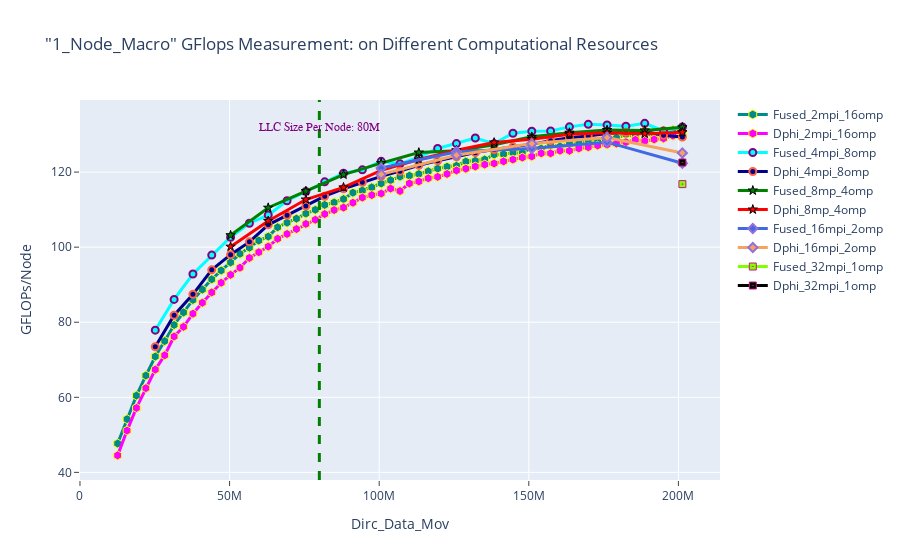

Notebook cell for this chart:
### Markdown cell above
### 1-Node FLOPs Measuement

### Code cell
fig = go.Figure() 

fig.add_trace(go.Scatter(x=(dfn1macro_2mpi_16omp.Dirc_Data_Mov*(dfn1macro_2mpi_16omp.MPI_size)), 
                         y=(dfn1macro_2mpi_16omp.Fused_GFLOPS*(dfn1macro_2mpi_16omp.MPI_size)), 
                         mode='lines+markers', 
                         name='Fused_2mpi_16omp',
                         line=dict(color='darkcyan',width=3),
                         marker=dict(symbol='hexagon',size=9, line=dict(color='yellow',width=1))))
fig.add_trace(go.Scatter(x=(dfn1macro_2mpi_16omp.Dirc_Data_Mov*(dfn1macro_2mpi_16omp.MPI_size)), 
                         y=(dfn1macro_2mpi_16omp.Dphi_GFLOPS*(dfn1macro_2mpi_16omp.MPI_size)), 
                         mode='lines+markers', 
                         name='Dphi_2mpi_16omp',
                         line=dict(color='magenta',width=3),
                         marker=dict(symbol='hexagon',size=9, line=dict(color='yellow',width=1))))


fig.add_trace(go.Scatter(x=(dfn1macro_4mpi_8omp.Dirc_Data_Mov*(dfn1macro_4mpi_8omp.MPI_size)), 
                        y=(dfn1macro_4mpi_8omp.Fused_GFLOPS*(dfn1macro_4mpi_8omp.MPI_size)), 
                         mode='lines+markers', 
                         name='Fused_4mpi_8omp',
                         line=dict(color='cyan',width=3),
                         marker=dict(symbol='circle',size=7,line=dict(color='Purple',width=2))))
fig.add_trace(go.Scatter(x=(dfn1macro_4mpi_8omp.Dirc_Data_Mov*(dfn1macro_4mpi_8omp.MPI_size)), 
                         y=(dfn1macro_4mpi_8omp.Dphi_GFLOPS*(dfn1macro_4mpi_8omp.MPI_size)), 
                         mode='lines+markers', 
                         name='Dphi_4mpi_8omp',
                         line=dict(color='darkblue',width=3),
                         marker=dict(symbol='circle',size=7, line=dict(color='tomato',width=2))))


fig.add_trace(go.Scatter(x=(dfn1macro_8mpi_4omp.Dirc_Data_Mov*(dfn1macro_8mpi_4omp.MPI_size)), 
                         y=(dfn1macro_8mpi_4omp.Fused_GFLOPS*(dfn1macro_8mpi_4omp.MPI_size)),
                         mode='lines+markers', 
                         name='Fused_8mp_4omp',
                         line=dict(color='green',width=3),
                         marker=dict(symbol='star',size=7, line=dict(color='black',width=1))))
fig.add_trace(go.Scatter(x=(dfn1macro_8mpi_4omp.Dirc_Data_Mov*(dfn1macro_8mpi_4omp.MPI_size)), 
                         y=(dfn1macro_8mpi_4omp.Dphi_GFLOPS*(dfn1macro_8mpi_4omp.MPI_size)), 
                         mode='lines+markers', 
                         name='Dphi_8mp_4omp',
                         line=dict(color='red',width=3),
                         marker=dict(symbol='star',size=7, line=dict(color='black',width=1))))


fig.add_trace(go.Scatter(x=(dfn1macro_16mpi_2omp.Dirc_Data_Mov*(dfn1macro_16mpi_2omp.MPI_size)), 
                         y=(dfn1macro_16mpi_2omp.Fused_GFLOPS*(dfn1macro_16mpi_2omp.MPI_size)), 
                         mode='lines+markers', 
                         name='Fused_16mpi_2omp',
                         line=dict(color='royalblue',width=3),
                         marker=dict(symbol='diamond',size=7,line=dict(color='MediumPurple',width=2))))
fig.add_trace(go.Scatter(x=(dfn1macro_16mpi_2omp.Dirc_Data_Mov*(dfn1macro_16mpi_2omp.MPI_size)), 
                         y=(dfn1macro_16mpi_2omp.Dphi_GFLOPS*(dfn1macro_16mpi_2omp.MPI_size)), 
                         mode='lines+markers', 
                         name='Dphi_16mpi_2omp',
                         line=dict(color='sandybrown',width=3),
                         marker=dict(symbol='diamond',size=7,line=dict(color='MediumPurple',width=2))))


fig.add_trace(go.Scatter(x=(dfn1macro_32mpi_1omp.Dirc_Data_Mov*(dfn1macro_32mpi_1omp.MPI_size)), 
                         y=(dfn1macro_32mpi_1omp.Fused_GFLOPS*(dfn1macro_32mpi_1omp.MPI_size)), 
                         mode='lines+markers', 
                         name='Fused_32mpi_1omp',
                         line=dict(color='chartreuse',width=3),
                         marker=dict(symbol='square-dot',size=7, line=dict(color='mediumvioletred',width=1))))
fig.add_trace(go.Scatter(x=(dfn1macro_32mpi_1omp.Dirc_Data_Mov*(dfn1macro_32mpi_1omp.MPI_size)), 
                         y=(dfn1macro_32mpi_1omp.Dphi_GFLOPS*(dfn1macro_32mpi_1omp.MPI_size)), 
                         mode='lines+markers', 
                         name='Dphi_32mpi_1omp',
                         line=dict(color='black',width=3),
                         marker=dict(symbol='square-dot',size=7, line=dict(color='mediumvioletred',width=1))))


# Adding a vertical line
fig.add_vline(x=80e6, line_width=3, line_dash="dash", line_color="green")
# fig.add_hline(y=140, line_width=3, line_dash="dash", line_color="red")

# Add annotation
fig.add_annotation(
    x='80e6'
    , y=130
    , text=f'LLC Size Per Node: 80M'
    , yanchor='bottom'
    , showarrow=False
    , arrowhead=1
    , arrowsize=1
    , arrowwidth=2
    , arrowcolor="#636363"
    , ax=-20
    , ay=-30
    , font=dict(size=12, color="purple", family="Sans Serif")
    , align="left"
    ,)

fig.update_layout(title='"1_Node_Macro" GFlops Measurement: on Different Computational Resources',
                  xaxis_title='Dirc_Data_Mov', yaxis_title='GFLOPs/Node', 
                  xaxis=dict(ticks="outside"),  
                  yaxis=dict(ticks="outside"))

### Figure 1 — Plotly figure (JSON) as saved in the notebook; plotly's stock layout.template omitted (floating-point values rounded to 4 significant figures)
{"data": [{"line": {"color": "darkcyan", "width": 3}, "marker": {"line": {"color": "yellow", "width": 1}, "size": 9, "symbol": "hexagon"}, "mode": "lines+markers", "name": "Fused_2mpi_16omp", "type": "scatter", "x": [12582912, 15728640, 18874368, 22020096, 25165824, 28311552, 31457280, 34603008, 37748736, 40894464, 44040192, 47185920, 50331648, 53477376, 56623104, 59768832, 62914560, 66060288, 69206016, 72351744, 75497472, 78643200, 81788928, 84934656, 88080384, 91226112, 94371840, 97517568, 100663296, 103809024, 106954752, 110100480, 113246208, 116391936, 119537664, 122683392, 125829120, 128974848, 132120576, 135266304, 138412032, 141557760, 144703488, 147849216, 150994944, 154140672, 157286400, 160432128, 163577856, 166723584, 169869312, 173015040, 176160768, 179306496, 182452224, 185597952, 188743680, 191889408, 195035136, 198180864, 201326592], "y": [47.69, 54.18, 60.45, 65.79, 70.85, 74.98, 79.27, 82.61, 85.94, 88.71, 91.43, 93.78, 95.94, 98.24, 99.87, 101.7, 102.8, 105.3, 106.5, 107.6, 108.9, 110.0, 111.3, 111.9, 112.8, 114.5, 115.1, 115.9, 117.0, 117.8, 118.8, 119.0, 119.5, 120.2, 120.9, 121.4, 121.7, 122.8, 123.0, 123.4, 124.7, 124.8, 125.2, 125.1, 126.5, 126.3, 127.2, 126.8, 127.6, 127.7, 128.5, 128.0, 129.3, 129.1, 130.1, 129.5, 130.9, 129.2, 131.0, 131.2, 130.6]}, {"line": {"color": "magenta", "width": 3}, "marker": {"line": {"color": "yellow", "width": 1}, "size": 9, "symbol": "hexagon"}, "mode": "lines+markers", "name": "Dphi_2mpi_16omp", "type": "scatter", "x": [12582912, 15728640, 18874368, 22020096, 25165824, 28311552, 31457280, 34603008, 37748736, 40894464, 44040192, 47185920, 50331648, 53477376, 56623104, 59768832, 62914560, 66060288, 69206016, 72351744, 75497472, 78643200, 81788928, 84934656, 88080384, 91226112, 94371840, 97517568, 100663296, 103809024, 106954752, 110100480, 113246208, 116391936, 119537664, 122683392, 125829120, 128974848, 132120576, 135266304, 138412032, 141557760, 144703488, 147849216, 150994944, 154140672, 157286400, 160432128, 163577856, 166723584, 169869312, 173015040, 176160768, 179306496, 182452224, 185597952, 188743680, 191889408, 195035136, 198180864, 201326592], "y": [44.53, 51.14, 57.16, 62.43, 67.39, 71.19, 76.2, 78.77, 82.27, 85.2, 87.95, 90.51, 92.63, 94.53, 97.14, 98.66, 100.2, 102.2, 103.5, 104.8, 106.2, 107.3, 108.8, 109.9, 110.5, 111.8, 113.2, 113.9, 114.3, 115.6, 115.0, 117.0, 117.5, 118.4, 118.7, 119.5, 120.4, 120.9, 121.5, 122.0, 122.3, 122.9, 123.3, 123.9, 124.2, 125.0, 125.0, 125.7, 125.7, 126.3, 126.6, 127.1, 127.3, 127.6, 128.0, 128.6, 128.3, 128.7, 129.0, 129.7, 129.4]}, {"line": {"color": "cyan", "width": 3}, "marker": {"line": {"color": "Purple", "width": 2}, "size": 7, "symbol": "circle"}, "mode": "lines+markers", "name": "Fused_4mpi_8omp", "type": "scatter", "x": [25165824, 31457280, 37748736, 44040192, 50331648, 56623104, 62914560, 69206016, 75497472, 81788928, 88080384, 94371840, 100663296, 106954752, 113246208, 119537664, 125829120, 132120576, 138412032, 144703488, 150994944, 157286400, 163577856, 169869312, 176160768, 182452224, 188743680, 195035136, 201326592], "y": [77.88, 86.09, 92.84, 97.88, 102.7, 106.4, 108.5, 112.4, 114.9, 117.4, 119.7, 120.6, 122.9, 122.2, 124.0, 126.3, 127.6, 129.1, 127.6, 130.3, 130.9, 130.9, 132.1, 132.7, 132.6, 132.2, 133.0, 131.0, 132.0]}, {"line": {"color": "darkblue", "width": 3}, "marker": {"line": {"color": "tomato", "width": 2}, "size": 7, "symbol": "circle"}, "mode": "lines+markers", "name": "Dphi_4mpi_8omp", "type": "scatter", "x": [25165824, 31457280, 37748736, 44040192, 50331648, 56623104, 62914560, 69206016, 75497472, 81788928, 88080384, 94371840, 100663296, 106954752, 113246208, 119537664, 125829120, 132120576, 138412032, 144703488, 150994944, 157286400, 163577856, 169869312, 176160768, 182452224, 188743680, 195035136, 201326592], "y": [73.48, 81.87, 87.44, 93.96, 98.01, 101.4, 105.9, 108.5, 111.0, 113.6, 115.6, 117.3, 118.8, 120.3, 121.8, 123.0, 124.1, 125.2, 126.0, 126.7, 127.4, 128.4, 129.1, 129.6, 130.3, 130.6, 130.8, 129.8, 129.3]}, {"line": {"color": "green", "width": 3}, "marker": {"line": {"color": "black", "width": 1}, "size": 7, "symbol": "star"}, "mode": "lines+markers", "name": "Fused_8mp_4omp", "type": "scatter", "x": [50331648, 62914560, 75497472, 88080384, 100663296, 113246208, 125829120, 138412032, 150994944, 163577856, 176160768, 188743680, 201326592], "y": [103.2, 110.5, 114.9, 119.3, 122.4, 125.2, 125.7, 127.3, 129.4, 130.5, 131.2, 131.1, 131.9]}, {"line": {"color": "red", "width": 3}, "marker": {"line": {"color": "black", "width": 1}, "size": 7, "symbol": "star"}, "mode": "lines+markers", "name": "Dphi_8mp_4omp", "type": "scatter", "x": [50331648, 62914560, 75497472, 88080384, 100663296, 113246208, 125829120, 138412032, 150994944, 163577856, 176160768, 188743680, 201326592], "y": [100.1, 107.0, 112.7, 115.9, 120.4, 123.3, 125.8, 127.9, 128.8, 130.1, 130.5, 130.2, 130.6]}, {"line": {"color": "royalblue", "width": 3}, "marker": {"line": {"color": "MediumPurple", "width": 2}, "size": 7, "symbol": "diamond"}, "mode": "lines+markers", "name": "Fused_16mpi_2omp", "type": "scatter", "x": [100663296, 125829120, 150994944, 176160768, 201326592], "y": [121.1, 125.4, 126.3, 128.0, 122.4]}, {"line": {"color": "sandybrown", "width": 3}, "marker": {"line": {"color": "MediumPurple", "width": 2}, "size": 7, "symbol": "diamond"}, "mode": "lines+markers", "name": "Dphi_16mpi_2omp", "type": "scatter", "x": [100663296, 125829120, 150994944, 176160768, 201326592], "y": [119.4, 124.5, 127.6, 129.2, 125.1]}, {"line": {"color": "chartreuse", "width": 3}, "marker": {"line": {"color": "mediumvioletred", "width": 1}, "size": 7, "symbol": "square-dot"}, "mode": "lines+markers", "name": "Fused_32mpi_1omp", "type": "scatter", "x": [201326592], "y": [116.8]}, {"line": {"color": "black", "width": 3}, "marker": {"line": {"color": "mediumvioletred", "width": 1}, "size": 7, "symbol": "square-dot"}, "mode": "lines+markers", "name": "Dphi_32mpi_1omp", "type": "scatter", "x": [201326592], "y": [122.6]}], "layout": {"annotations": [{"align": "left", "arrowcolor": "#636363", "arrowhead": 1, "arrowsize": 1, "arrowwidth": 2, "ax": -20, "ay": -30, "font": {"color": "purple", "family": "Sans Serif", "size": 12}, "showarrow": false, "text": "LLC Size Per Node: 80M", "x": "80e6", "y": 130, "yanchor": "bottom"}], "shapes": [{"line": {"color": "green", "dash": "dash", "width": 3}, "type": "line", "x0": 80000000, "x1": 80000000, "xref": "x", "y0": 0, "y1": 1, "yref": "y domain"}], "title": {"text": "\"1_Node_Macro\" GFlops Measurement: on Different Computational Resources"}, "xaxis": {"ticks": "outside", "title": {"text": "Dirc_Data_Mov"}}, "yaxis": {"ticks": "outside", "title": {"text": "GFLOPs/Node"}}}}
